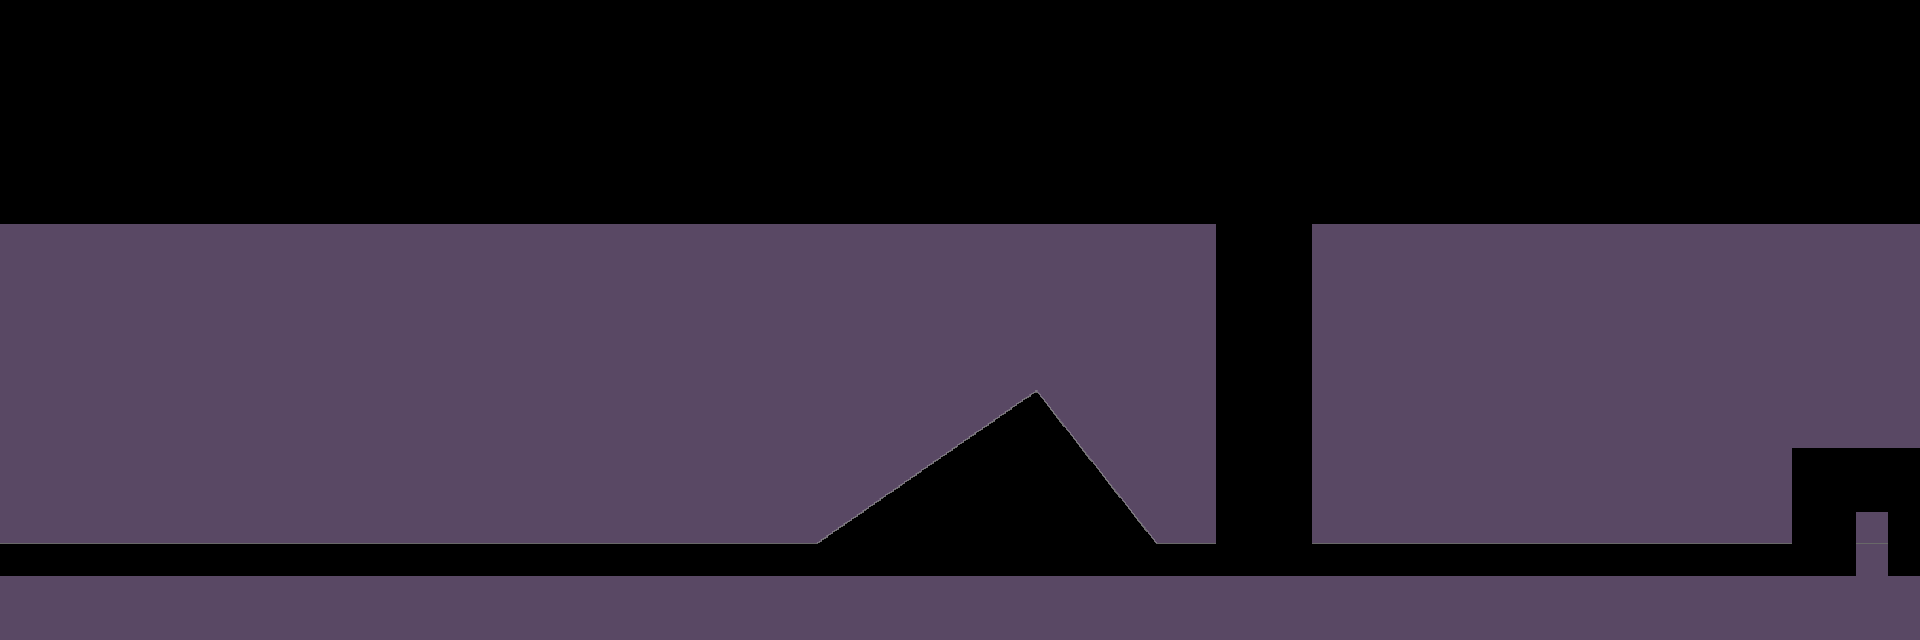

Rendered tile map (Tiled .tmx) drawn with the repository's tilesets; below, a short description and the map source with its tile grids summarised:
An orthogonal 60x20 tile map with 32x32 px tiles, 1 tile layer (ground) and 9 objects (2x platform, 2x enemy, cube, player, finish, ...).

<map version="1.0" orientation="orthogonal" renderorder="right-down" width="60" height="20" tilewidth="32" tileheight="32" nextobjectid="12">
 <tileset firstgid="1" name="06" tilewidth="32" tileheight="32">
  <image source="03.png" width="1568" height="640" />
 </tileset>
 <layer name="ground" width="60" height="20">
  <data>[1200 cells, 1041 non-empty, 451 distinct tile ids]</data>
 </layer>
 <objectgroup name="physics">
  <object id="1" type="cube" x="0" y="576" width="1917.33" height="62.6667" />
  <object id="3" type="platform" x="0" y="221.333" width="1214.67" height="16" />
  <object id="4" type="platform" x="1314.67" y="221.333" width="605.333" height="16" />
 </objectgroup>
 <objectgroup name="game">
  <object id="5" name="player" x="32" y="540" width="33.3333" height="34.6667" />
  <object id="6" name="finish" x="1858.67" y="542.667" width="28" height="33.3333" />
  <object id="7" type="enemy" x="1570.67" y="189.333" width="28" height="29.3333" />
  <object id="8" type="pitfall" x="1441.33" y="541.333" width="30.6667" height="32" />
  <object id="9" type="item" x="34.6667" y="189.333" width="28" height="30.6667" />
  <object id="10" type="enemy" x="641" y="192" width="31" height="29" />
 </objectgroup>
</map>